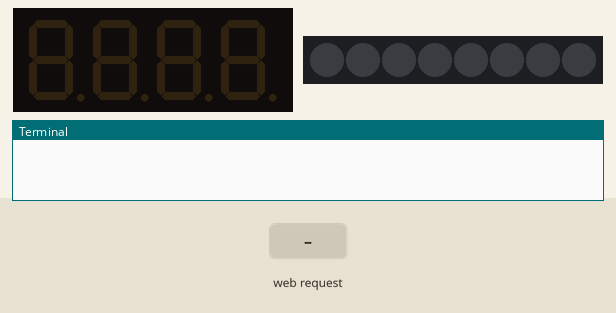
The program below on a simulated Raspberry Pi (BCM pin numbers) with a Blinkt!. On the bench: 4-digit seven-segment display, 8 RGB LEDs in strip order, left to right, the last lines printed to the terminal. Inputs (shaded band) come from the test bench. Dim RGB values are drawn brighter than linear; the clock reads 2024-03-15 10:24:30 at power-on unless the program sets it; library files of the repository ran but are not shown: tm1637.py.

Above: at 1.2 s.
1.3 s: HTTP request for /red received
At 2.1 s:
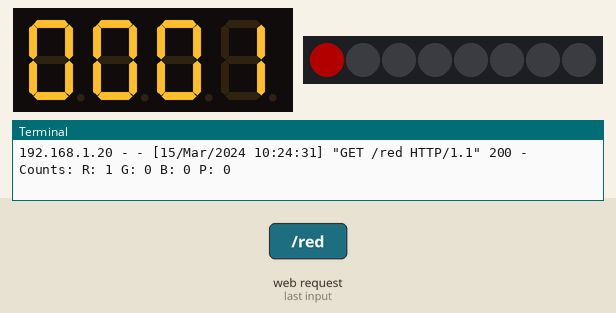
2.9 s: HTTP request for /blue received
At 3.3 s:
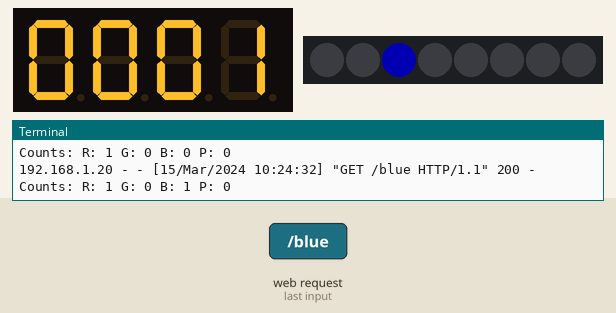
4.5 s: HTTP request for /purple received
At 5.7 s:
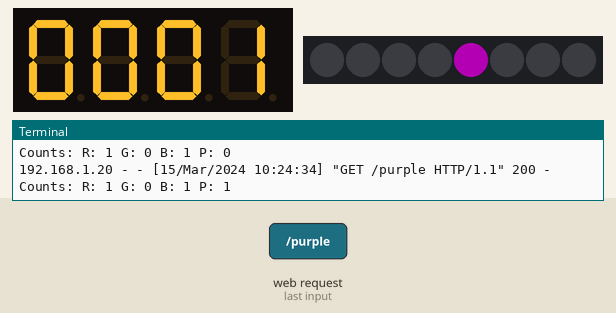
6.1 s: HTTP request for / received
At 6.9 s:
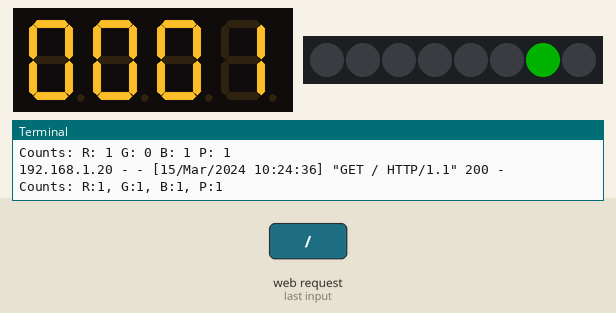
Timing chart, 0 to 8.7 s (numbered marks = the images above; inputs shaded):
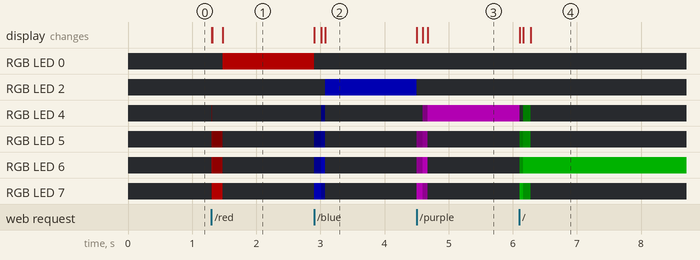

Measured:
- after the input at 1.3 s, RGB LED 0: off → RGB(58, 0, 0) after 0.18 s; RGB LED 4: off → RGB(4, 0, 0) at once, → off 0.01 s later
- after the input at 2.9 s, RGB LED 0: RGB(58, 0, 0) → off at once; RGB LED 2: off → RGB(0, 0, 58) after 0.18 s
- after the input at 4.5 s, RGB LED 2: RGB(0, 0, 58) → off at once; RGB LED 4: off → RGB(4, 0, 4) after 0.09 s, → RGB(58, 0, 58) 0.08 s later
- after the input at 6.1 s, RGB LED 4: RGB(58, 0, 58) → off at once, → RGB(0, 4, 0) 0.06 s later, → off 0.12 s later; RGB LED 5: off → RGB(0, 4, 0) at once, → RGB(0, 15, 0) 0.06 s later, → off 0.12 s later

The program:

pialert.py
```python
#!/usr/bin/env python3

import os
from http.server import HTTPServer
from http.server import SimpleHTTPRequestHandler

import time
import math

import blinkt

import sys
import RPi.GPIO as GPIO
import tm1637


Display = tm1637.TM1637(5,4,tm1637.BRIGHT_TYPICAL)

Display.Clear()


blinkt.set_clear_on_exit()

LEDBRIGHT = [0, 0, 0, 0, 0, 16, 64, 255, 64, 16, 0, 0, 0, 0, 0, 0]

countred = 0
countblue = 0
countgreen = 0
countpurple = 0

start_time = time.time()

def light_red():

    #timer ia used to work out how long the larson style effect lasts and
    #countred keeps a count of the total calls to this function.

    Display.Clear()
    timer = 0
    global countred
    countred = countred + 1

    #The 4 digit display python function needs the digits formatted as a 4 item array
    #So here we make it at least 4 digits and then split it into a 4 length array

    redformat = f'{countred:04}'
    redarray = list(redformat)
    #print(redarray)
    redarraynumbers = [int(x) for x in redarray]
    #print('Red Hits: ' + str(countred))
    while timer < 15:
        timer = timer + 1
        #This section is almost a carbon copy of the example provided by Pimoroni
        delta = (time.time() - start_time) * 8
        offset = int(round(((math.sin(delta) + 1) / 2) * (blinkt.NUM_PIXELS - 1)))

        for i in range(blinkt.NUM_PIXELS):
            blinkt.set_pixel(i , LEDBRIGHT[offset + i], 0, 0)

        blinkt.show()

        time.sleep(0.01)
    blinkt.clear()
    blinkt.show()
    Display.Show(redarraynumbers)

def light_blue():
    Display.Clear()
    timer = 0
    global countblue
    countblue = countblue + 1

    blueformat = f'{countblue:04}'
    bluearray = list(blueformat)
    #print(bluearray)

    bluearraynumbers = [int(x) for x in bluearray]
    #print('Blue Hits: ' + str(countblue))

    while timer < 15:
        timer = timer + 1
        delta = (time.time() - start_time) * 8
        offset = int(round(((math.sin(delta) + 1) / 2) * (blinkt.NUM_PIXELS - 1)))

        for i in range(blinkt.NUM_PIXELS):
            blinkt.set_pixel(i , 0, 0, LEDBRIGHT[offset + i])

        blinkt.show()

        time.sleep(0.01)
    blinkt.clear()
    blinkt.show()

    Display.Show(bluearraynumbers)

def light_green():
    Display.Clear()
    timer = 0
    global countgreen
    countgreen = countgreen + 1

    greenformat = f'{countgreen:04}'
    greenarray = list(greenformat)
    #print(greenarray)

    greenarraynumbers = [int(x) for x in greenarray]
    #print('Green Hits: ' + str(countgreen))

    while timer < 15:
        timer = timer + 1
        delta = (time.time() - start_time) * 8
        offset = int(round(((math.sin(delta) + 1) / 2) * (blinkt.NUM_PIXELS - 1)))

        for i in range(blinkt.NUM_PIXELS):
            blinkt.set_pixel(i , 0, LEDBRIGHT[offset + i], 0)

        blinkt.show()

        time.sleep(0.01)
    blinkt.clear()
    blinkt.show()

    Display.Show(greenarraynumbers)

def light_purple():
    Display.Clear()
    timer = 0
    global countpurple
    countpurple = countpurple + 1

    purpleformat = f'{countpurple:04}'
    purplearray = list(purpleformat)
    #print(purplearray)

    purplearraynumbers = [int(x) for x in purplearray]
    #print('Purple Hits: ' + str(countpurple))

    while timer < 15:
        timer = timer + 1
        delta = (time.time() - start_time) * 8
        offset = int(round(((math.sin(delta) + 1) / 2) * (blinkt.NUM_PIXELS - 1)))

        for i in range(blinkt.NUM_PIXELS):
            blinkt.set_pixel(i , LEDBRIGHT[offset + i], 0,LEDBRIGHT[offset + i])

        blinkt.show()

        time.sleep(0.01)
    blinkt.clear()
    blinkt.show()

    Display.Show(purplearraynumbers)


class MyHandler(SimpleHTTPRequestHandler):

    def do_GET(self):
      self.send_response(200)
      self.send_header('Content-type','text/refused')
      self.end_headers()
      # Send the html message
      if (self.path == '/red'):
        blinkt.clear()
        blinkt.show()
        light_red()
        blinkt.set_pixel(0,255,0,0)
        blinkt.show()
        print('Counts: R: ' + str(countred) +  ' G: ' + str(countgreen) + ' B: ' + str(countblue) + ' P: ' + str(countpurple))
      elif (self.path == '/blue'):
        blinkt.clear()
        blinkt.show()
        light_blue()
        blinkt.set_pixel(2,0,0,255)
        blinkt.show()
        print('Counts: R: ' + str(countred) +  ' G: ' + str(countgreen) + ' B: ' + str(countblue) + ' P: ' + str(countpurple))
      elif (self.path == '/purple'):
        blinkt.clear()
        blinkt.show()
        light_purple()
        blinkt.set_pixel(4,255,0,255)
        blinkt.show()
        print('Counts: R: ' + str(countred) +  ' G: ' + str(countgreen) + ' B: ' + str(countblue) + ' P: ' + str(countpurple))
      else:
        blinkt.clear()
        blinkt.show()
        light_green()
        blinkt.set_pixel(6,0,255,0)
        blinkt.show()
        print('Counts: R:' + str(countred) +  ', G:' + str(countgreen) + ', B:' + str(countblue) + ', P:' + str(countpurple))
        return


if __name__ == '__main__':
    httpd = HTTPServer(('', 8000), MyHandler)
    httpd.serve_forever()
```
